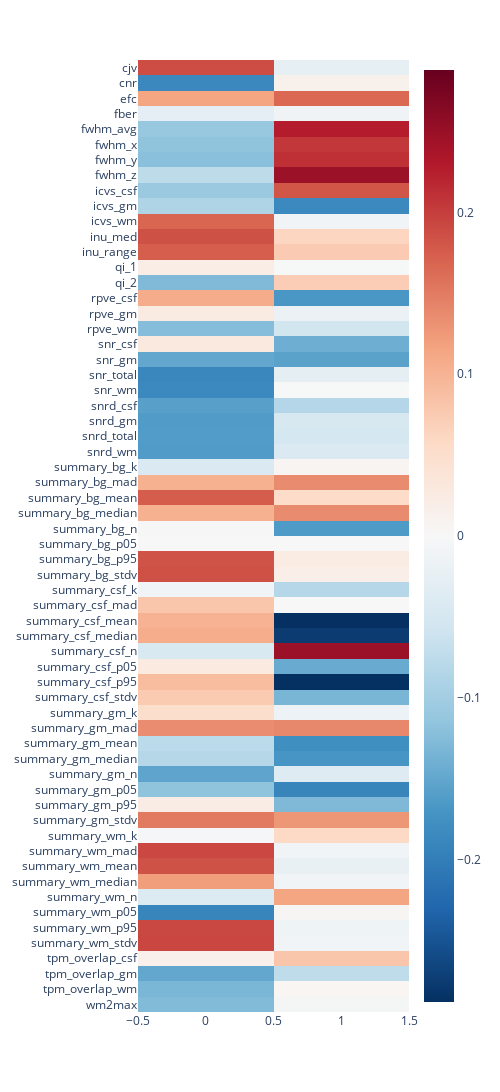

This figure's notebook cell:
### Markdown cell above
The two first principal components explain 62% of the variance. If the goal was to do a dimensionality reduction that retains as much variance as possible, we would want to extract more than two components. However, we already saw that the first component is able to separate the different conditions and ratings already quite well. So for exploration purposes, it makes sense to have a look at the loadings of just the first two components. This way, we will get a sense of which variables contribute most to each component.

### Code cell
loadings = pd.DataFrame(pca.components_[:2].T, index=iqms_scaled.columns)
px.imshow(loadings, color_continuous_midpoint=0, color_continuous_scale=px.colors.diverging.RdBu_r,
width=500, height=1300)#, center=0)

### Figure 1 — Plotly figure (JSON) as saved in the notebook; plotly's stock layout.template omitted (floating-point values rounded to 4 significant figures)
{"data": [{"coloraxis": "coloraxis", "hovertemplate": "x: %{x}<br>y: %{y}<br>color: %{z}<extra></extra>", "name": "0", "type": "heatmap", "x": [0, 1], "xaxis": "x", "y": ["cjv", "cnr", "efc", "fber", "fwhm_avg", "fwhm_x", "fwhm_y", "fwhm_z", "icvs_csf", "icvs_gm", "icvs_wm", "inu_med", "inu_range", "qi_1", "qi_2", "rpve_csf", "rpve_gm", "rpve_wm", "snr_csf", "snr_gm", "snr_total", "snr_wm", "snrd_csf", "snrd_gm", "snrd_total", "snrd_wm", "summary_bg_k", "summary_bg_mad", "summary_bg_mean", "summary_bg_median", "summary_bg_n", "summary_bg_p05", "summary_bg_p95", "summary_bg_stdv", "summary_csf_k", "summary_csf_mad", "summary_csf_mean", "summary_csf_median", "summary_csf_n", "summary_csf_p05", "summary_csf_p95", "summary_csf_stdv", "summary_gm_k", "summary_gm_mad", "summary_gm_mean", "summary_gm_median", "summary_gm_n", "summary_gm_p05", "summary_gm_p95", "summary_gm_stdv", "summary_wm_k", "summary_wm_mad", "summary_wm_mean", "summary_wm_median", "summary_wm_n", "summary_wm_p05", "summary_wm_p95", "summary_wm_stdv", "tpm_overlap_csf", "tpm_overlap_gm", "tpm_overlap_wm", "wm2max"], "yaxis": "y", "z": [[0.1878, -0.0254], [-0.1865, 0.01418], [0.1143, 0.166], [-0.02781, -0.01282], [-0.1103, 0.2279], [-0.1168, 0.2049], [-0.1212, 0.2118], [-0.07533, 0.2481], [-0.1076, 0.1808], [-0.0883, -0.1856], [0.1682, -0.01075], [0.1851, 0.06347], [0.1747, 0.07547], [0.02016, -0.001519], [-0.1279, 0.0722], [0.1082, -0.1681], [0.02506, -0.01869], [-0.1245, -0.05538], [0.02902, -0.1418], [-0.1495, -0.1557], [-0.1888, -0.0289], [-0.186, -0.001291], [-0.1573, -0.08392], [-0.1634, -0.04869], [-0.1628, -0.05085], [-0.1633, -0.04373], [-0.04344, 0.0066], [0.1026, 0.1368], [0.1752, 0.05521], [0.1026, 0.1368], [0.001092, -0.1641], [0, 0], [0.1832, 0.02425], [0.1845, 0.01855], [-0.009745, -0.08254], [0.08007, 0.0002273], [0.1012, -0.2881], [0.107, -0.2761], [-0.04474, 0.2479], [0.02718, -0.1454], [0.09078, -0.2874], [0.07611, -0.1334], [0.05117, -0.01612], [0.1363, 0.1406], [-0.07737, -0.1776], [-0.08286, -0.1704], [-0.1535, -0.03706], [-0.1169, -0.1909], [0.02308, -0.1294], [0.151, 0.1269], [-0.003295, 0.05888], [0.1924, -0.01101], [0.1838, -0.02222], [0.1209, -0.009153], [-0.04148, 0.114], [-0.191, 0.003668], [0.1921, -0.01388], [0.1926, -0.009864], [0.01486, 0.08032], [-0.1493, -0.07406], [-0.133, 0.004993], [-0.1272, -0.004549]]}], "layout": {"coloraxis": {"cmid": 0, "colorscale": [[0, "rgb(5,48,97)"], [0.1, "rgb(33,102,172)"], [0.2, "rgb(67,147,195)"], [0.3, "rgb(146,197,222)"], [0.4, "rgb(209,229,240)"], [0.5, "rgb(247,247,247)"], [0.6, "rgb(253,219,199)"], [0.7, "rgb(244,165,130)"], [0.8, "rgb(214,96,77)"], [0.9, "rgb(178,24,43)"], [1, "rgb(103,0,31)"]]}, "height": 1300, "margin": {"t": 60}, "width": 500, "xaxis": {"anchor": "y", "constrain": "domain", "domain": [0, 1], "scaleanchor": "y"}, "yaxis": {"anchor": "x", "autorange": "reversed", "constrain": "domain", "domain": [0, 1]}}}
